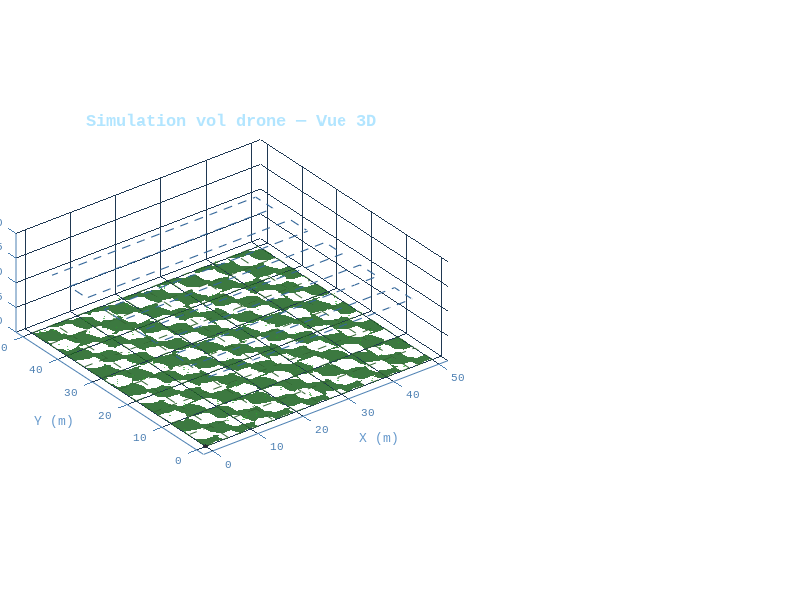

Reproduce this figure in MATLAB. (Note: this script raises an error after producing the figure.)
%% ================================================================
%  AgriSmart — Simulation drone 3D + Heatmap temps réel
%  Requires : UAV Toolbox + Simulink 3D Animation + Deep Learning Toolbox
%  Lance : run_drone_3d.m depuis ton dossier drone/
%% ================================================================
clear; clc; close all;

%% ── CONFIG ──────────────────────────────────────────────────────
MODEL_PATH  = 'AgriSmart.onnx';
IMAGES_DIR  = 'field_images';
GRID        = 10;
FIELD_M     = 50;      % champ 50x50 mètres
ALT         = 12;      % altitude de vol (mètres)
STEP_M      = FIELD_M / GRID;
SPEED       = 4.0;     % m/s
STEP_DELAY  = 0.25;    % secondes entre waypoints

CLASSES_FR  = {'Saine','Acarien vert','Bactériose','Mosaïque','Tache brune'};
CLASSES_TYPE= {'','Parasitaire','Bactérienne','Virale','Fongique'};
COLORS_RGB  = [0.13 0.77 0.37;
               0.98 0.45 0.09;
               0.94 0.27 0.27;
               0.66 0.54 0.98;
               0.98 0.75 0.14];

fprintf('AgriSmart — Démo drone 3D\n');
fprintf('MATLAB R2024b · UAV Toolbox · Simulink 3D Animation\n\n');

%% ── CHARGER LE MODÈLE ───────────────────────────────────────────
fprintf('[1/4] Chargement modèle...\n');
net = [];
if isfile(MODEL_PATH)
    try
        net = importNetworkFromONNX(MODEL_PATH);
        fprintf('      AgriSmart.onnx chargé OK\n');
    catch e
        fprintf('      Erreur ONNX : %s\n      → Mode simulation activé\n', e.message);
    end
else
    fprintf('      AgriSmart.onnx non trouvé → Mode simulation activé\n');
end

%% ── IMAGES ──────────────────────────────────────────────────────
img_files = [];
if isfolder(IMAGES_DIR)
    for ext = {'*.jpg','*.jpeg','*.png','*.JPG','*.PNG'}
        img_files = [img_files; dir(fullfile(IMAGES_DIR, ext{1}))]; %#ok<AGROW>
    end
end
fprintf('[2/4] %d image(s) trouvée(s) dans field_images/\n', numel(img_files));

%% ── WAYPOINTS LAWNMOWER ─────────────────────────────────────────
fprintf('[3/4] Génération trajectoire...\n');
waypoints = [];
for r = 0:GRID-1
    cols = 0:GRID-1;
    if mod(r,2)==1, cols = fliplr(cols); end
    for c = cols
        x = c * STEP_M + STEP_M/2;
        y = r * STEP_M + STEP_M/2;
        waypoints(end+1,:) = [x, y, ALT]; %#ok<AGROW>
    end
end
fprintf('      %d waypoints\n', size(waypoints,1));

%% ── DISEASE MAP (seeded) ────────────────────────────────────────
rng(2025);
p = rand(GRID, GRID);
diseaseMap = zeros(GRID, GRID);
diseaseMap(p >= 0.55 & p < 0.70) = 1;
diseaseMap(p >= 0.70 & p < 0.82) = 2;
diseaseMap(p >= 0.82 & p < 0.91) = 3;
diseaseMap(p >= 0.91)             = 4;

%% ── FIGURE LAYOUT ───────────────────────────────────────────────
fprintf('[4/4] Initialisation du dashboard...\n\n');

fig = figure('Name','AgriSmart — Démo Live 3D', ...
    'Color',[0.05 0.07 0.10], ...
    'Position',[30 30 1400 750], ...
    'NumberTitle','off','MenuBar','none','ToolBar','none');

% ── Vue 3D drone (panneau gauche large) ──────────────────────────
ax3d = axes('Parent',fig,'Position',[0.02 0.08 0.54 0.85]);
set(ax3d,'Color',[0.05 0.10 0.15], ...
    'XColor',[0.3 0.5 0.7],'YColor',[0.3 0.5 0.7],'ZColor',[0.3 0.5 0.7], ...
    'GridColor',[0.12 0.22 0.32],'GridAlpha',1, ...
    'XGrid','on','YGrid','on','ZGrid','on', ...
    'FontName','Courier New','FontSize',8);
hold(ax3d,'on'); axis(ax3d,'equal');
xlim(ax3d,[-2 FIELD_M+2]); ylim(ax3d,[-2 FIELD_M+2]); zlim(ax3d,[0 ALT+8]);
xlabel(ax3d,'X (m)','Color',[0.4 0.6 0.8],'FontSize',9);
ylabel(ax3d,'Y (m)','Color',[0.4 0.6 0.8],'FontSize',9);
zlabel(ax3d,'Alt. (m)','Color',[0.4 0.6 0.8],'FontSize',9);
title(ax3d,'Simulation vol drone — Vue 3D','Color',[0.7 0.9 1],'FontSize',12,'FontName','Courier New');
view(ax3d, -35, 28);

% ── Sol : champ de manioc ────────────────────────────────────────
[gx, gy] = meshgrid(linspace(0,FIELD_M,30), linspace(0,FIELD_M,30));
gz = zeros(size(gx));
% Légère variation de hauteur pour simuler les plants
gz = gz + 0.3*sin(gx*0.8).*cos(gy*0.8);
surf(ax3d, gx, gy, gz, ...
    'FaceColor',[0.10 0.38 0.12], ...
    'EdgeColor',[0.08 0.28 0.09], ...
    'EdgeAlpha',0.4,'FaceAlpha',0.85);

% ── Plants de manioc (cylindres verts) ───────────────────────────
rng(42);
n_plants = 120;
px = rand(1,n_plants)*FIELD_M;
py = rand(1,n_plants)*FIELD_M;
for i = 1:n_plants
    th = linspace(0,2*pi,8);
    plant_h = 0.8 + rand*0.6;
    for h = linspace(0, plant_h, 4)
        r_p = 0.15*(1 - h/plant_h) + 0.05;
        xc = px(i) + r_p*cos(th);
        yc = py(i) + r_p*sin(th);
        zc = ones(size(th))*h;
        fill3(ax3d, xc, yc, zc, [0.13+rand*0.08 0.55+rand*0.15 0.13+rand*0.08], ...
            'EdgeColor','none','FaceAlpha',0.7);
    end
end

% ── Grille du champ (lignes de référence au sol) ─────────────────
for i = 0:GRID
    plot3(ax3d,[i*STEP_M i*STEP_M],[0 FIELD_M],[0.05 0.05],'--', ...
        'Color',[0.2 0.4 0.2],'LineWidth',0.5);
    plot3(ax3d,[0 FIELD_M],[i*STEP_M i*STEP_M],[0.05 0.05],'--', ...
        'Color',[0.2 0.4 0.2],'LineWidth',0.5);
end

% ── Trajectoire planifiée (ligne pointillée en l'air) ────────────
plot3(ax3d, waypoints(:,1), waypoints(:,2), waypoints(:,3), '--', ...
    'Color',[0.2 0.4 0.6],'LineWidth',0.8);

% ── Drone 3D (corps + 4 bras + 4 rotors) ─────────────────────────
drone_color  = [0.15 0.15 0.20];
rotor_color  = [0.22 0.74 0.98];
arm_len = 1.4;
arm_angles = [45 135 225 315];

% Corps central
[sx,sy,sz] = sphere(12);
drone_body = surf(ax3d, 0.5*sx, 0.5*sy, 0.3*sz, ...
    'FaceColor',drone_color,'EdgeColor','none','FaceAlpha',0.95);

% Bras et rotors
arm_h = gobjects(4,1);
rot_h = gobjects(4,1);
for i = 1:4
    ang = deg2rad(arm_angles(i));
    xe = arm_len*cos(ang); ye = arm_len*sin(ang);
    arm_h(i) = plot3(ax3d,[0 xe],[0 ye],[0 0],'-', ...
        'Color',[0.3 0.3 0.35],'LineWidth',3);
    th = linspace(0,2*pi,20);
    rot_h(i) = fill3(ax3d, xe+0.5*cos(th), ye+0.5*sin(th), zeros(size(th)), ...
        rotor_color,'EdgeColor','none','FaceAlpha',0.6);
end

% LED de statut (point rouge clignotant)
led_h = plot3(ax3d,0,0,0,'o','MarkerSize',6, ...
    'MarkerFaceColor',[1 0.2 0.2],'MarkerEdgeColor','none');

% Traînée de vol
trail_h = plot3(ax3d,waypoints(1,1),waypoints(1,2),waypoints(1,3),'-', ...
    'Color',[0.22 0.74 0.98],'LineWidth',1.5,'LineStyle','-');
trail_x = []; trail_y = []; trail_z = [];

% Faisceau caméra vers le sol (ligne verticale)
beam_h = plot3(ax3d,[0 0],[0 0],[0 0],'-', ...
    'Color',[1 1 0.2],'LineWidth',0.8,'LineStyle',':');

% ── Heatmap 2D (panneau haut droite) ─────────────────────────────
ax_heat = axes('Parent',fig,'Position',[0.59 0.38 0.39 0.55]);
set(ax_heat,'Color',[0.06 0.10 0.15], ...
    'XColor',[0.4 0.6 0.8],'YColor',[0.4 0.6 0.8], ...
    'FontName','Courier New','FontSize',8);
heatmap_data = nan(GRID,GRID);
img_heat = imagesc(ax_heat, heatmap_data,[-0.5 4.5]);
colormap(ax_heat, COLORS_RGB);
cb = colorbar(ax_heat,'Color',[0.5 0.7 0.9],'FontName','Courier New','FontSize',7);
cb.Ticks = 0:4;
cb.TickLabels = {'Saine','Acarien','Bactériose','Mosaïque','T.Brune'};
set(ax_heat,'XTick',1:GRID,'YTick',1:GRID, ...
    'XTickLabel',0:GRID-1,'YTickLabel',0:GRID-1,'TickLength',[0 0]);
title(ax_heat,'Carte de santé du champ','Color',[0.7 0.9 1], ...
    'FontSize',10,'FontName','Courier New');
hold(ax_heat,'on');
scan_marker = plot(ax_heat,1,1,'ws','MarkerSize',16,'LineWidth',2,'MarkerFaceColor','none');

% ── Stats (panneau bas droite) ────────────────────────────────────
ax_stats = axes('Parent',fig,'Position',[0.59 0.08 0.39 0.27]);
set(ax_stats,'Color',[0.05 0.07 0.10],'Visible','off');
stats_txt = text(ax_stats,0.03,0.97,'', ...
    'Units','normalized','VerticalAlignment','top', ...
    'Color',[0.7 0.9 1],'FontName','Courier New','FontSize',9, ...
    'Interpreter','none');

% Titre global
annotation(fig,'textbox',[0 0.95 1 0.05], ...
    'String','  AgriSmart  ·  Surveillance Phytosanitaire Manioc  ·  Simulation Drone 3D  ·  Demo Live', ...
    'Color',[0.22 0.74 0.98],'FontSize',11,'FontName','Courier New', ...
    'FontWeight','bold','EdgeColor','none','HorizontalAlignment','center','VerticalAlignment','middle');

%% ── BOUCLE PRINCIPALE ───────────────────────────────────────────
fprintf('Démarrage simulation 3D...\n');
fprintf('Ferme la figure pour arrêter.\n\n');
fprintf('  WP   Col  Row  Classe          Confiance\n');
fprintf('  ─────────────────────────────────────────\n');

counts    = zeros(1,5);
n_scanned = 0;
t_start   = tic;
rotor_angle = 0;

for k = 1:size(waypoints,1)
    if ~ishandle(fig), break; end

    x_now = waypoints(k,1);
    y_now = waypoints(k,2);
    z_now = waypoints(k,3);
    col   = round((x_now - STEP_M/2) / STEP_M);
    row   = round((y_now - STEP_M/2) / STEP_M);

    % ── Animation vol vers ce waypoint ──────────────────────────
    if k > 1
        x_prev = waypoints(k-1,1); y_prev = waypoints(k-1,2); z_prev = waypoints(k-1,3);
        n_interp = 12;
        for t = 1:n_interp
            if ~ishandle(fig), break; end
            alpha = t / n_interp;
            xi = x_prev + alpha*(x_now - x_prev);
            yi = y_prev + alpha*(y_now - y_prev);
            zi = z_prev + alpha*(z_now - z_prev) + 0.8*sin(pi*alpha); % légère bosse

            % Mettre à jour corps drone
            set(drone_body,'XData',xi+0.5*sx,'YData',yi+0.5*sy,'ZData',zi+0.3*sz);
            set(led_h,'XData',xi,'YData',yi,'ZData',zi+0.35);

            % Mettre à jour bras et rotors
            rotor_angle = rotor_angle + 25;
            for i = 1:4
                ang = deg2rad(arm_angles(i));
                xe = xi + arm_len*cos(ang); ye = yi + arm_len*sin(ang);
                set(arm_h(i),'XData',[xi xe],'YData',[yi ye],'ZData',[zi zi]);
                % Rotors animés (rotation)
                th_r = linspace(0,2*pi,20) + deg2rad(rotor_angle + i*90);
                set(rot_h(i), ...
                    'XData', xe+0.5*cos(th_r), ...
                    'YData', ye+0.5*sin(th_r), ...
                    'ZData', zi*ones(1,20));
            end

            % Faisceau caméra
            set(beam_h,'XData',[xi xi],'YData',[yi yi],'ZData',[zi 0.1]);

            % Traînée
            trail_x(end+1)=xi; trail_y(end+1)=yi; trail_z(end+1)=zi; %#ok<AGROW>
            if numel(trail_x)>80
                trail_x=trail_x(end-79:end);
                trail_y=trail_y(end-79:end);
                trail_z=trail_z(end-79:end);
            end
            set(trail_h,'XData',trail_x,'YData',trail_y,'ZData',trail_z);

            % LED clignote
            led_alpha = 0.5 + 0.5*sin(rotor_angle*0.1);
            set(led_h,'MarkerFaceColor',[1 led_alpha*0.2 led_alpha*0.2]);

            drawnow limitrate;
            pause(STEP_DELAY/n_interp);
        end
    else
        % Premier waypoint : positionner directement
        set(drone_body,'XData',x_now+0.5*sx,'YData',y_now+0.5*sy,'ZData',z_now+0.3*sz);
        for i = 1:4
            ang = deg2rad(arm_angles(i));
            xe = x_now+arm_len*cos(ang); ye = y_now+arm_len*sin(ang);
            set(arm_h(i),'XData',[x_now xe],'YData',[y_now ye],'ZData',[z_now z_now]);
            th_r = linspace(0,2*pi,20);
            set(rot_h(i),'XData',xe+0.5*cos(th_r),'YData',ye+0.5*sin(th_r),'ZData',z_now*ones(1,20));
        end
        set(beam_h,'XData',[x_now x_now],'YData',[y_now y_now],'ZData',[z_now 0.1]);
        set(led_h,'XData',x_now,'YData',y_now,'ZData',z_now+0.35);
    end

    % ── Inférence ────────────────────────────────────────────────
    if ~isempty(net) && ~isempty(img_files)
        idx_img  = mod(k-1, numel(img_files)) + 1;
        img_path = fullfile(IMAGES_DIR, img_files(idx_img).name);
        scores   = agri_infer(net, img_path);
    else
        scores = agri_mock(col, row, diseaseMap);
    end
    [conf, cls_idx] = max(scores);
    cls_id = cls_idx - 1;

    % ── Heatmap ──────────────────────────────────────────────────
    heatmap_data(row+1, col+1) = cls_id;
    set(img_heat,'CData',heatmap_data);
    set(scan_marker,'XData',col+1,'YData',row+1);

    % ── Zone colorée sur le sol ──────────────────────────────────
    if cls_id > 0
        zone_c = COLORS_RGB(cls_idx,:);
        fill3(ax3d, ...
            [col*STEP_M (col+1)*STEP_M (col+1)*STEP_M col*STEP_M], ...
            [row*STEP_M row*STEP_M (row+1)*STEP_M (row+1)*STEP_M], ...
            [0.1 0.1 0.1 0.1], zone_c, ...
            'EdgeColor','none','FaceAlpha',0.55);
    end

    % ── Stats ─────────────────────────────────────────────────────
    counts(cls_idx) = counts(cls_idx)+1;
    n_scanned = n_scanned+1;
    n_sick    = n_scanned - counts(1);
    t_el      = toc(t_start);

    stats = sprintf([...
        'MISSION\n' ...
        '─────────────────────\n' ...
        'Waypoint   %3d / 100\n' ...
        'Temps      %02d:%02d\n' ...
        'Altitude   %d m\n\n' ...
        'ZONES\n' ...
        '─────────────────────\n' ...
        'Scannées   %3d\n' ...
        'Saines     %3d\n' ...
        'Malades    %3d  (%.0f%%)\n\n' ...
        'CLASSES\n' ...
        '─────────────────────\n' ...
        'Saine        %3d\n' ...
        'Acarien vert %3d\n' ...
        'Bactériose   %3d\n' ...
        'Mosaïque     %3d\n' ...
        'Tache brune  %3d\n\n' ...
        'DERNIÈRE DÉTECTION\n' ...
        '─────────────────────\n' ...
        '[%d, %d]  %s\n' ...
        'Confiance  %.0f%%\n'], ...
        k, floor(t_el/60), mod(floor(t_el),60), ALT, ...
        n_scanned, counts(1), n_sick, n_sick/n_scanned*100, ...
        counts(1),counts(2),counts(3),counts(4),counts(5), ...
        col, row, CLASSES_FR{cls_idx}, conf*100);
    set(stats_txt,'String',stats);

    % Console
    sym = ' '; if cls_id==2, sym='!'; elseif cls_id>0, sym='*'; end
    fprintf('  [%s] %3d  [%d,%d]  %-16s  %.0f%%\n', ...
        sym, k, col, row, CLASSES_FR{cls_idx}, conf*100);

    drawnow;
    pause(STEP_DELAY);
end

% ── FIN ───────────────────────────────────────────────────────────
if ishandle(fig)
    title(ax_heat,'Carte de santé — MISSION COMPLETE', ...
        'Color',[0.13 0.77 0.37],'FontSize',11,'FontName','Courier New','FontWeight','bold');
    title(ax3d,'Mission terminée — Drone en attente', ...
        'Color',[0.13 0.77 0.37],'FontSize',12,'FontName','Courier New');
end
n_sick = n_scanned - counts(1);
fprintf('\n══════════════════════════════════════\n');
fprintf('  RAPPORT FINAL AgriSmart\n');
fprintf('══════════════════════════════════════\n');
fprintf('Zones scannées : %d/100\n', n_scanned);
fprintf('Zones saines   : %d (%.0f%%)\n', counts(1), counts(1)/n_scanned*100);
fprintf('Zones malades  : %d (%.0f%%)\n', n_sick, n_sick/n_scanned*100);
fprintf('\nDétail :\n');
for i = 2:5
    if counts(i)>0
        fprintf('  %-16s : %2d zones\n', CLASSES_FR{i}, counts(i));
    end
end
fprintf('══════════════════════════════════════\n');


%% ── FONCTIONS LOCALES ───────────────────────────────────────────

function scores = agri_infer(net, img_path)
    try
        img = imread(img_path);
        img = imresize(img,[224 224]);
        if size(img,3)==1, img = cat(3,img,img,img); end
        img = single(img)/255;
        img = reshape(img,[1 224 224 3]);
        raw = double(predict(net, img));
        if max(raw)>1||min(raw)<0
            raw = exp(raw-max(raw)); raw = raw/sum(raw);
        end
        scores = raw;
    catch
        scores = agri_mock(0,0,[]);
    end
end

function scores = agri_mock(col, row, dmap)
    if ~isempty(dmap) && col>=0 && row>=0 && col<size(dmap,2) && row<size(dmap,1)
        cls = dmap(row+1, col+1) + 1;
    else
        v = mod(col*31+row*17+col*row, 100)/100;
        if v<0.55, cls=1; elseif v<0.70, cls=2; elseif v<0.82, cls=3; elseif v<0.91, cls=4; else, cls=5; end
    end
    scores = rand(1,5)*0.07;
    scores(cls) = 0.76 + rand*0.20;
    scores = scores/sum(scores);
end
